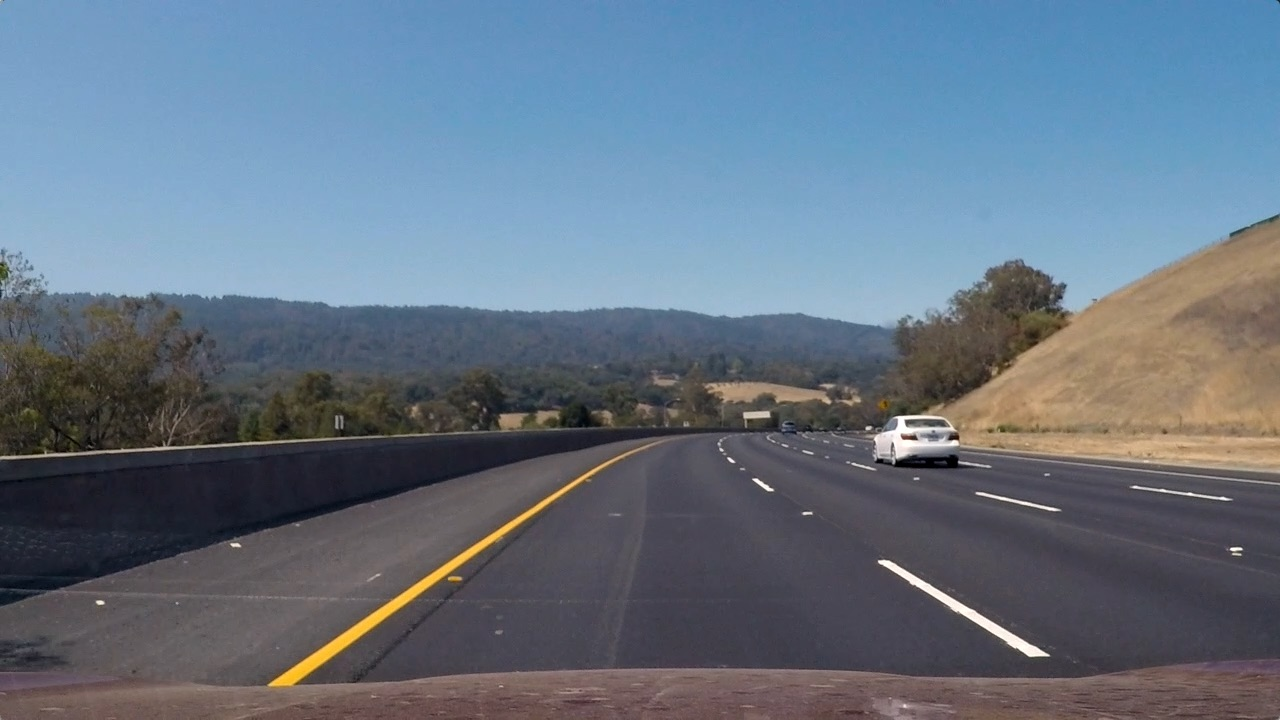
#> input picture Projects/ProjectAdvancedLaneLines/CarND-Advanced-Lane-Lines/test_images/test3.jpg, 1280 x 720 px
$ jupyter execute --allow-errors CodeAdvancedLaneLinesAns2.ipynb   (shell and % lines are left out)   (older library calls are emulated)
#> lines starting #> are read from the running program, lines starting #| are printed output that depends on the picture; after the words box and inside, x2 and y2 are one past the last pixel; in counts of white or black regions, pixels touching at a corner belong together
[cell 1]
import numpy as np
import cv2
import matplotlib.image as mpimg
import matplotlib.pyplot as plt
from ipywidgets import interact, interactive, fixed
from moviepy.editor import VideoFileClip
from IPython.display import HTML
import pickle
import glob

[cell 2]
#From camera_calibration importing mtx and dist array using pickle
pkl_file = open('dist_pickle.p','rb')
#> (reads Projects/ProjectAdvancedLaneLines/CarND-Advanced-Lane-Lines/dist_pickle.p from the repository)
data = pickle.load(pkl_file)
mtx = data['mtx']
dist = data['dist']

[cell 3]
exampleImg = cv2.imread('./test_images/test3.jpg')
#> exampleImg is the input picture: shape (720, 1280, 3); mean B, G, R 130.7, 115.3, 101.1
exampleImg = cv2.cvtColor(exampleImg, cv2.COLOR_BGR2RGB)
plt.imshow(exampleImg)
#> (this line was passed over: IPython is not available in this run)

[cell 4]
# undistort image using camera calibration matrix from above
def undistort(img):
    undist = cv2.undistort(img, mtx, dist, None, mtx)
    return undist
# Display Function
def display_image(original,transform,org_title="",agu_title="",cmap1=None):
    fig,(ax1,ax2)=plt.subplots(1,2,figsize=(20,9))
    fig.subplots_adjust(hspace = .2, wspace=.05)
    ax1.set_title(org_title,fontsize=20)
    ax1.imshow(original)
    ax2.set_title(agu_title,fontsize=20)
    ax2.imshow(transform,cmap=cmap1)
    plt.show()


exampleImg_undistort = undistort(exampleImg)
display_image(exampleImg,exampleImg_undistort,'original image','undistorted-image')
#> (the call stopped at in display_image, `fig,(ax1,ax2)=plt.subplots(1,2,figsize=(20,9))`: IPython is not available in this run)
h,w = exampleImg_undistort.shape[:2]

# define source and destination points for transform
src = np.float32([(575,464),
                  (707,464),
                  (258,682),
                  (1049,682)])
dst = np.float32([(450,0),
                  (w-450,0),
                  (450,h),
                  (w-450,h)])

[cell 5]
# Perspective Transform
def unwarp(img, src, dst):
    h,w = img.shape[:2]
    # use cv2.getPerspectiveTransform() to get M, the transform matrix, and Minv, the inverse
    M = cv2.getPerspectiveTransform(src, dst)
    M_inv = cv2.getPerspectiveTransform(dst, src)
    # use cv2.warpPerspective() to warp your image to a top-down view
    warped = cv2.warpPerspective(img, M, (w,h), flags=cv2.INTER_LINEAR)
    return warped, M, M_inv

[cell 6]
unwrap_img,M,M_inv = unwarp(exampleImg_undistort,src,dst)
#> M = [[-0.299, -1.51, 823.7], [-4.34e-16, -2.06, 954], [-2.81e-19, -0.00238, 1]]; M_inv = [[0.347, -0.739, 418.7], [0, -0.486, 464], [0, -0.00116, 1]]
display_image(exampleImg_undistort,unwrap_img,'Unditorted','Unwrapped')
#> (the call stopped at in display_image, `fig,(ax1,ax2)=plt.subplots(1,2,figsize=(20,9))`: IPython is not available in this run)

[cell 7]
def hls_lthresh(img, thresh=(220, 255)):
    # 1) Convert to HLS color space
#> called with thresh = (220, 255)
    hls = cv2.cvtColor(img, cv2.COLOR_RGB2HLS)
#> hls: shape (720, 1280, 3); mean of channels 0, 1, 2 116.3, 75.2, 23
    hls_l = hls[:,:,1]
    hls_l = hls_l*(255/np.max(hls_l))
    # 2) Apply a threshold to the L channel
    binary_output = np.zeros_like(hls_l)
    binary_output[(hls_l > thresh[0]) & (hls_l <= thresh[1])] = 1
    # 3) Return a binary image of threshold result
    return binary_output

[cell 8]
thres_img = hls_lthresh(unwrap_img)
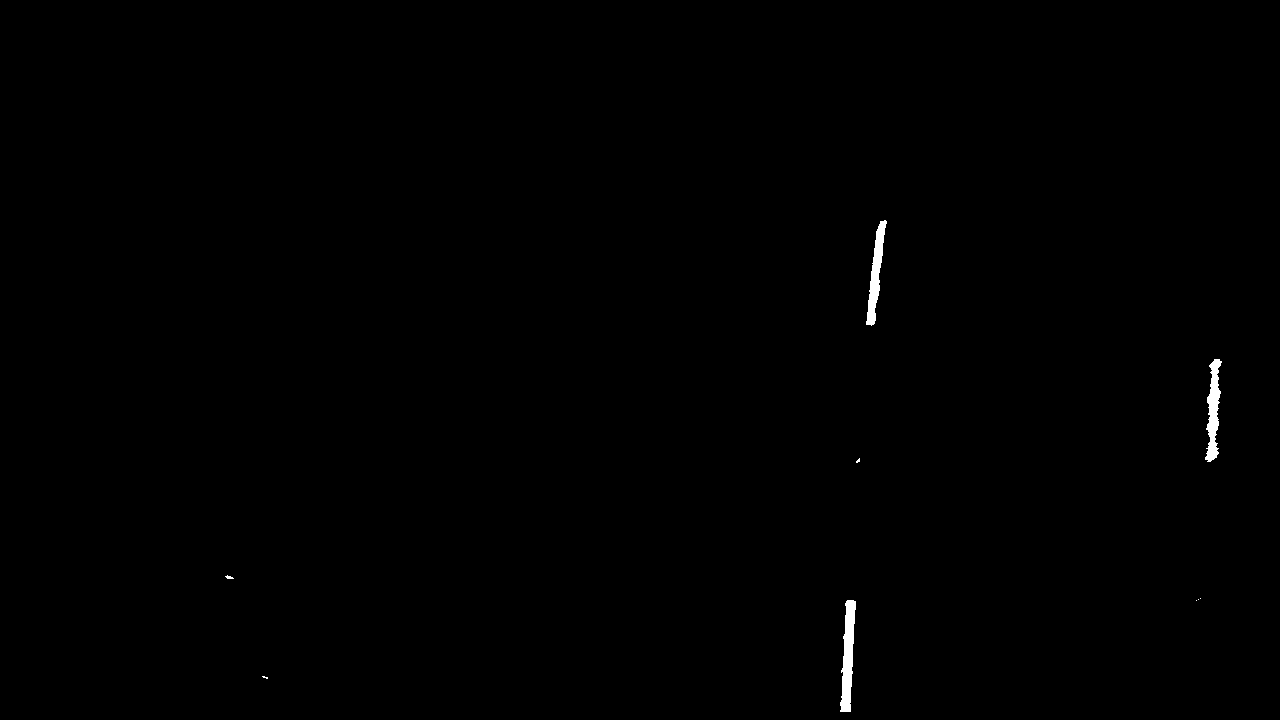
#> thres_img: shape (720, 1280) float64; values 0 (black) and 1 (white), 0.32% white; 9 white regions (5 under 20 px), largest, box (x1, y1, x2, y2) and area: (840, 600, 856, 712) 1091, (1205, 359, 1222, 462) 933, (866, 220, 887, 326) 898, (225, 575, 234, 579) 21
display_image(unwrap_img,thres_img,'Unwarped Image','HLS_Lthreshold',cmap1='gray')
#> (the call stopped at in display_image, `fig,(ax1,ax2)=plt.subplots(1,2,figsize=(20,9))`: IPython is not available in this run)

[cell 9]
def lab_bthresh(img, thresh=(190,255)):
    # 1) Convert to LAB color space
#> called with thresh = (190, 255)
    lab = cv2.cvtColor(img, cv2.COLOR_RGB2Lab)
#> lab: shape (720, 1280, 3); mean of channels 0, 1, 2 77.7, 131, 124.5
    lab_b = lab[:,:,2]
    # don't normalize if there are no yellows in the image
    if np.max(lab_b) > 175:
        lab_b = lab_b*(255/np.max(lab_b))
    # 2) Apply a threshold to the L channel
    binary_output = np.zeros_like(lab_b)
    binary_output[((lab_b > thresh[0]) & (lab_b <= thresh[1]))] = 1
    # 3) Return a binary image of threshold result
    return binary_output

[cell 10]
lab_bthresh_image = lab_bthresh(unwrap_img)
#> lab_bthresh_image: shape (720, 1280) float64; values 0 (black) and 1 (white), 1.8% white; 1 white region, box (x1, y1, x2, y2) and area: (456, 0, 547, 720) 16424
display_image(unwrap_img,lab_bthresh_image,'Unwarped Image','Lab_bthreshold',cmap1='gray')
#> (the call stopped at in display_image, `fig,(ax1,ax2)=plt.subplots(1,2,figsize=(20,9))`: IPython is not available in this run)

[cell 11]
def pipeline(img):
    # Undistort
    img_undistort = undistort(img) # here iam undistorting the image

    img_copy = np.copy(img_undistort) # making a copy of undistorted image for final
    # Perspective Transform
    img_unwarp, M, Minv = unwarp(img_undistort, src, dst)

    # HLS L-channel Threshold
    img_LThresh = hls_lthresh(img_unwarp)

    # Lab B-channel Threshold
    img_BThresh = lab_bthresh(img_unwarp)

    # Combine HLS and Lab B channel thresholds
    combined = np.zeros_like(img_BThresh)
    combined[(img_LThresh == 1) | (img_BThresh == 1)] = 1
    return combined, Minv,img_copy

[cell 12]
images = glob.glob('./test_images/*.jpg')

# Set up plot
#> (the rest of this cell did not finish here and is left out)

[cell 13]
 #Define method to fit polynomial to binary image with lines extracted, using sliding window
def sliding_window_polyfit(img):
    # Take a histogram of the bottom half of the image
    histogram = np.sum(img[img.shape[0]//2:,:], axis=0)
    # Find the peak of the left and right halves of the histogram
    # These will be the starting point for the left and right lines
    midpoint = np.int(histogram.shape[0]//2)
    quarter_point = np.int(midpoint//2)
    # Previously the left/right base was the max of the left/right half of the histogram
    # this changes it so that only a quarter of the histogram (directly to the left/right) is considered
    leftx_base = np.argmax(histogram[quarter_point:midpoint]) + quarter_point
    rightx_base = np.argmax(histogram[midpoint:(midpoint+quarter_point)]) + midpoint
    # Choose the number of sliding windows
    nwindows = 10
    # Set height of windows
    window_height = np.int(img.shape[0]/nwindows)
    # Identify the x and y positions of all nonzero pixels in the image
    nonzero = img.nonzero()
    nonzeroy = np.array(nonzero[0])
    nonzerox = np.array(nonzero[1])
    # Current positions to be updated for each window
    leftx_current = leftx_base
    rightx_current = rightx_base
    # Set the width of the windows +/- margin
    margin = 80
    # Set minimum number of pixels found to recenter window
    minpix = 40
    # Create empty lists to receive left and right lane pixel indices
    left_lane_inds = []
    right_lane_inds = []
    # Rectangle data for visualization
    rectangle_data = []
    # Step through the windows one by one
    for window in range(nwindows):
        # Identify window boundaries in x and y (and right and left)
        win_y_low = img.shape[0] - (window+1)*window_height
        win_y_high = img.shape[0] - window*window_height
        win_xleft_low = leftx_current - margin
        win_xleft_high = leftx_current + margin
        win_xright_low = rightx_current - margin
        win_xright_high = rightx_current + margin
        rectangle_data.append((win_y_low, win_y_high, win_xleft_low, win_xleft_high, win_xright_low, win_xright_high))
        # Identify the nonzero pixels in x and y within the window
        good_left_inds = ((nonzeroy >= win_y_low) & (nonzeroy < win_y_high) & (nonzerox >= win_xleft_low) & (nonzerox < win_xleft_high)).nonzero()[0]
        good_right_inds = ((nonzeroy >= win_y_low) & (nonzeroy < win_y_high) & (nonzerox >= win_xright_low) & (nonzerox < win_xright_high)).nonzero()[0]
        # Append these indices to the lists
        left_lane_inds.append(good_left_inds)
        right_lane_inds.append(good_right_inds)
        # If you found > minpix pixels, recenter next window on their mean position
        if len(good_left_inds) > minpix:
            leftx_current = np.int(np.mean(nonzerox[good_left_inds]))
        if len(good_right_inds) > minpix:
            rightx_current = np.int(np.mean(nonzerox[good_right_inds]))

    # Concatenate the arrays of indices
    left_lane_inds = np.concatenate(left_lane_inds)
    right_lane_inds = np.concatenate(right_lane_inds)

    # Extract left and right line pixel positions
    leftx = nonzerox[left_lane_inds]
    lefty = nonzeroy[left_lane_inds]
    rightx = nonzerox[right_lane_inds]
    righty = nonzeroy[right_lane_inds]

    left_fit, right_fit = (None, None)
    # Fit a second order polynomial to each
    if len(leftx) != 0:
        left_fit = np.polyfit(lefty, leftx, 2)
    if len(rightx) != 0:
        right_fit = np.polyfit(righty, rightx, 2)

    visualization_data = (rectangle_data, histogram)

    return left_fit, right_fit, left_lane_inds, right_lane_inds, visualization_data

# [23 lines left out: function polyfit_using_prev_fit, not called in this run]

def calc_curv_rad_and_center_dist(bin_img, l_fit, r_fit, l_lane_inds, r_lane_inds):
    # Define conversions in x and y from pixels space to meters
    ym_per_pix = 3.048/100 # meters per pixel in y dimension, lane line is 10 ft = 3.048 meters
    xm_per_pix = 3.7/378 # meters per pixel in x dimension, lane width is 12 ft = 3.7 meters
    left_curverad, right_curverad, center_dist = (0, 0, 0)
    # Define y-value where we want radius of curvature
    # I'll choose the maximum y-value, corresponding to the bottom of the image
    h = bin_img.shape[0]
    ploty = np.linspace(0, h-1, h)
    y_eval = np.max(ploty)

    # Identify the x and y positions of all nonzero pixels in the image
    nonzero = bin_img.nonzero()
    nonzeroy = np.array(nonzero[0])
    nonzerox = np.array(nonzero[1])
    # Again, extract left and right line pixel positions
    leftx = nonzerox[l_lane_inds]
    lefty = nonzeroy[l_lane_inds]
    rightx = nonzerox[r_lane_inds]
    righty = nonzeroy[r_lane_inds]

    if len(leftx) != 0 and len(rightx) != 0:
        # Fit new polynomials to x,y in world space
        left_fit_cr = np.polyfit(lefty*ym_per_pix, leftx*xm_per_pix, 2)
        right_fit_cr = np.polyfit(righty*ym_per_pix, rightx*xm_per_pix, 2)
        # Calculate the new radii of curvature
        left_curverad = ((1 + (2*left_fit_cr[0]*y_eval*ym_per_pix + left_fit_cr[1])**2)**1.5) / np.absolute(2*left_fit_cr[0])
        right_curverad = ((1 + (2*right_fit_cr[0]*y_eval*ym_per_pix + right_fit_cr[1])**2)**1.5) / np.absolute(2*right_fit_cr[0])
        # Now our radius of curvature is in meters

    # Distance from center is image x midpoint - mean of l_fit and r_fit intercepts
    if r_fit is not None and l_fit is not None:
        car_position = bin_img.shape[1]/2
        l_fit_x_int = l_fit[0]*h**2 + l_fit[1]*h + l_fit[2]
        r_fit_x_int = r_fit[0]*h**2 + r_fit[1]*h + r_fit[2]
        lane_center_position = (r_fit_x_int + l_fit_x_int) /2
        center_dist = (car_position - lane_center_position) * xm_per_pix
    return left_curverad, right_curverad, center_dist

def draw_lane(original_img, binary_img, l_fit, r_fit, Minv):
    new_img = np.copy(original_img)
    if l_fit is None or r_fit is None:
        return original_img
    # Create an image to draw the lines on
    warp_zero = np.zeros_like(binary_img).astype(np.uint8)
    color_warp = np.dstack((warp_zero, warp_zero, warp_zero))

    h,w = binary_img.shape
    ploty = np.linspace(0, h-1, num=h)# to cover same y-range as image
    left_fitx = l_fit[0]*ploty**2 + l_fit[1]*ploty + l_fit[2]
    right_fitx = r_fit[0]*ploty**2 + r_fit[1]*ploty + r_fit[2]

    # Recast the x and y points into usable format for cv2.fillPoly()
    pts_left = np.array([np.transpose(np.vstack([left_fitx, ploty]))])
    pts_right = np.array([np.flipud(np.transpose(np.vstack([right_fitx, ploty])))])
    pts = np.hstack((pts_left, pts_right))

    # Draw the lane onto the warped blank image
    cv2.fillPoly(color_warp, np.int_([pts]), (0,255, 0))
    cv2.polylines(color_warp, np.int32([pts_left]), isClosed=False, color=(255,0,0), thickness=15)
    cv2.polylines(color_warp, np.int32([pts_right]), isClosed=False, color=(255,0,0), thickness=15)

    # Warp the blank back to original image space using inverse perspective matrix (Minv)
    newwarp = cv2.warpPerspective(color_warp, Minv, (w, h))
    # Combine the result with the original image
    result = cv2.addWeighted(new_img, 1, newwarp, 0.5, 0)
    return result

[cell 14]
exampleImg = cv2.imread('./test_images/test2.jpg')
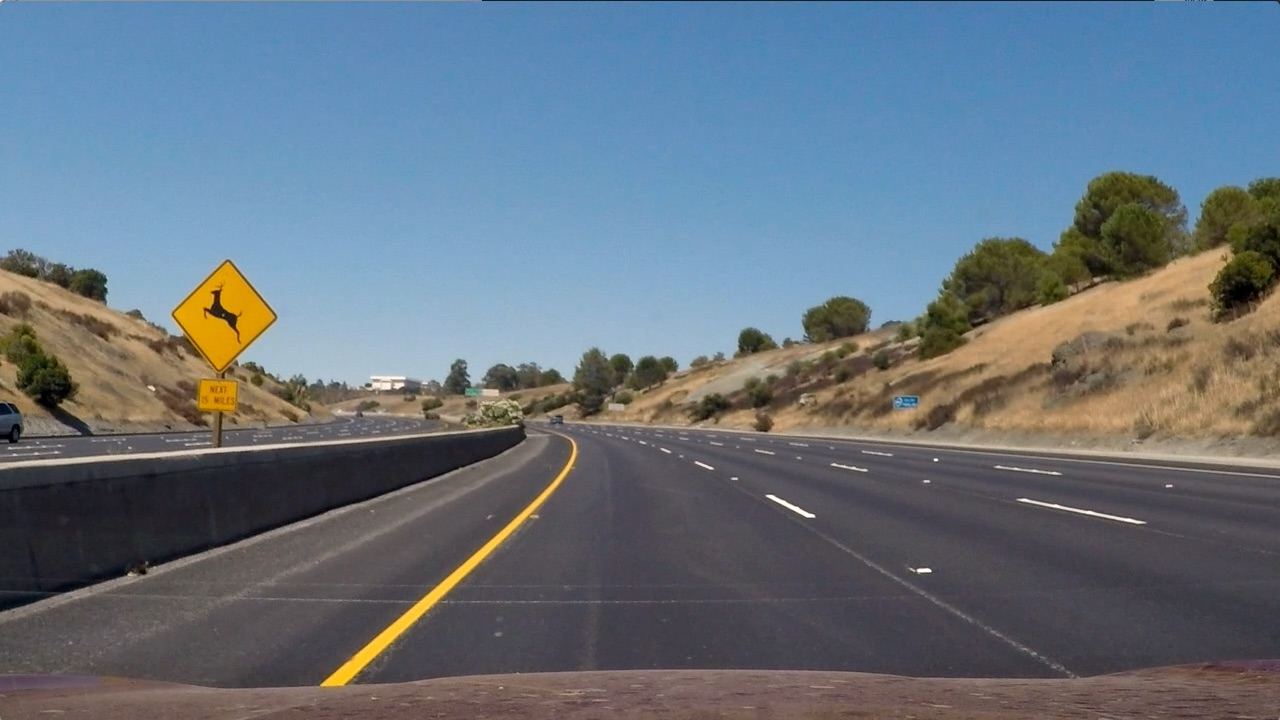
#> input picture Projects/ProjectAdvancedLaneLines/CarND-Advanced-Lane-Lines/test_images/test2.jpg, 1280 x 720 px
#> exampleImg is the input picture: shape (720, 1280, 3); mean B, G, R 125.5, 114.6, 102.8
exampleImg = cv2.cvtColor(exampleImg, cv2.COLOR_BGR2RGB)
exampleImg_bin, Minv,img_copy = pipeline(exampleImg)
#> in unwarp (call 2), `warped = cv2.warpPerspective(img, M, (w,h), flags=cv2.INTER_LINEAR)`:
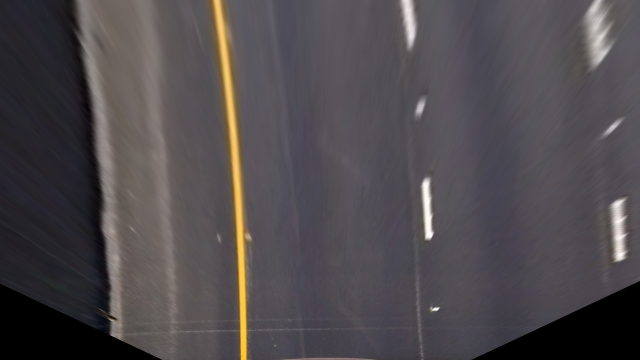
#> warped: shape (720, 1280, 3) (shown at 1/2 size); mean R, G, B 79.2, 74.6, 77.8
#> in pipeline, `img_unwarp, M, Minv = unwarp(img_undistort, src, dst)`: Minv has the same summary as M_inv outside pipeline
#> in pipeline, `img_BThresh = lab_bthresh(img_unwarp)`:
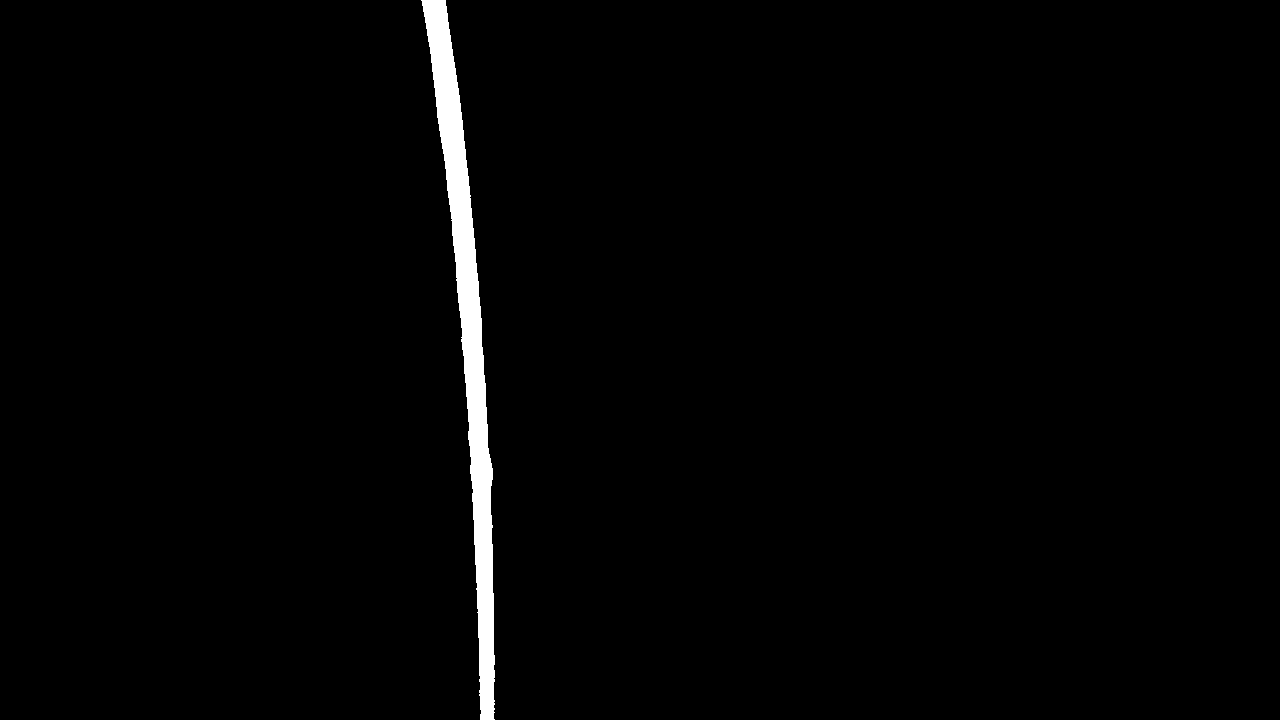
#> img_BThresh: shape (720, 1280) float64; values 0 (black) and 1 (white), 1.6% white; 1 white region, box (x1, y1, x2, y2) and area: (421, 0, 495, 720) 14436
#> exampleImg_bin: shape (720, 1280) float64; values 0 (black) and 1 (white), 1.8% white; 12 white regions (4 under 20 px), largest, box (x1, y1, x2, y2) and area: (421, 0, 495, 720) 14436, (846, 363, 865, 476) 1093, (808, 0, 826, 77) 515
#> Minv has the same summary as M_inv
#> (the rest of the program and of its run is left out)
